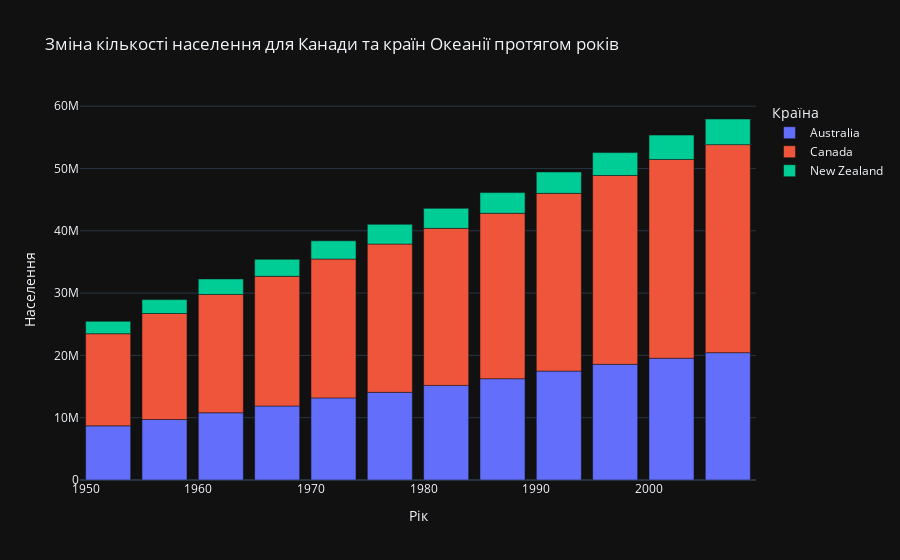

Source (notebook cell):
### Code cell
df_canada_oceania = dfx[(dfx['country'] == 'Canada') | (dfx['continent'] == 'Oceania')]

fig = px.bar(df_canada_oceania, x='year', y='pop', color='country',
             title='Зміна кількості населення для Канади та країн Океанії протягом років',
             labels={'year': 'Рік', 'pop': 'Населення', 'country': 'Країна'})

fig.show()

### Figure 1 — Plotly figure (JSON) as saved in the notebook; plotly's stock layout.template omitted (floating-point values rounded to 4 significant figures)
{"data": [{"alignmentgroup": "True", "hovertemplate": "Країна=Australia<br>Рік=%{x}<br>Населення=%{y}<extra></extra>", "legendgroup": "Australia", "marker": {"color": "#636efa", "pattern": {"shape": ""}}, "name": "Australia", "offsetgroup": "Australia", "orientation": "v", "showlegend": true, "textposition": "auto", "x": [1952, 1957, 1962, 1967, 1972, 1977, 1982, 1987, 1992, 1997, 2002, 2007], "xaxis": "x", "y": [8691212, 9712569, 10794968, 11872264, 13177000, 14074100, 15184200, 16257249, 17481977, 18565243, 19546792, 20434176], "yaxis": "y", "type": "bar"}, {"alignmentgroup": "True", "hovertemplate": "Країна=Canada<br>Рік=%{x}<br>Населення=%{y}<extra></extra>", "legendgroup": "Canada", "marker": {"color": "#EF553B", "pattern": {"shape": ""}}, "name": "Canada", "offsetgroup": "Canada", "orientation": "v", "showlegend": true, "textposition": "auto", "x": [1952, 1957, 1962, 1967, 1972, 1977, 1982, 1987, 1992, 1997, 2002, 2007], "xaxis": "x", "y": [14785584, 17010154, 18985849, 20819767, 22284500, 23796400, 25201900, 26549700, 28523502, 30305843, 31902268, 33390141], "yaxis": "y", "type": "bar"}, {"alignmentgroup": "True", "hovertemplate": "Країна=New Zealand<br>Рік=%{x}<br>Населення=%{y}<extra></extra>", "legendgroup": "New Zealand", "marker": {"color": "#00cc96", "pattern": {"shape": ""}}, "name": "New Zealand", "offsetgroup": "New Zealand", "orientation": "v", "showlegend": true, "textposition": "auto", "x": [1952, 1957, 1962, 1967, 1972, 1977, 1982, 1987, 1992, 1997, 2002, 2007], "xaxis": "x", "y": [1994794, 2229407, 2488550, 2728150, 2929100, 3164900, 3210650, 3317166, 3437674, 3676187, 3908037, 4115771], "yaxis": "y", "type": "bar"}], "layout": {"xaxis": {"anchor": "y", "domain": [0.0, 1.0], "title": {"text": "Рік"}}, "yaxis": {"anchor": "x", "domain": [0.0, 1.0], "title": {"text": "Населення"}}, "legend": {"title": {"text": "Країна"}, "tracegroupgap": 0}, "title": {"text": "Зміна кількості населення для Канади та країн Океанії протягом років"}, "barmode": "relative"}}
